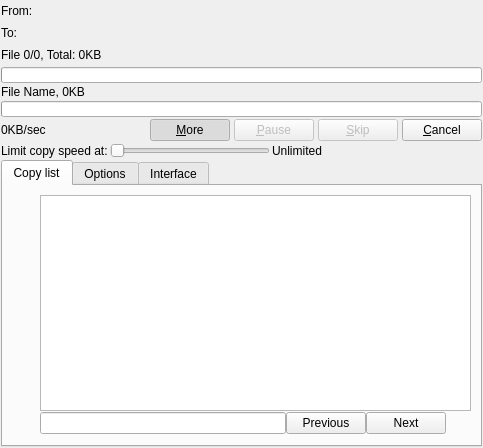
<?xml version="1.0" encoding="UTF-8"?>
<ui version="4.0">
 <class>interfaceCopy</class>
 <widget class="QWidget" name="interfaceCopy">
  <property name="geometry">
   <rect>
    <x>0</x>
    <y>0</y>
    <width>483</width>
    <height>448</height>
   </rect>
  </property>
  <property name="windowTitle">
   <string notr="true">Ultracopier</string>
  </property>
  <property name="windowIcon">
   <iconset resource="resources.qrc">
    <normaloff>:/resources/main.png</normaloff>:/resources/main.png</iconset>
  </property>
  <layout class="QVBoxLayout">
   <property name="spacing">
    <number>2</number>
   </property>
   <property name="margin">
    <number>1</number>
   </property>
   <item>
    <layout class="QHBoxLayout">
     <property name="spacing">
      <number>2</number>
     </property>
     <item>
      <widget class="QLabel" name="from_label">
       <property name="text">
        <string>From:</string>
       </property>
      </widget>
     </item>
     <item>
      <widget class="QLabel" name="from">
       <property name="text">
        <string/>
       </property>
      </widget>
     </item>
     <item>
      <spacer name="horizontalSpacer_5">
       <property name="orientation">
        <enum>Qt::Horizontal</enum>
       </property>
       <property name="sizeHint" stdset="0">
        <size>
         <width>40</width>
         <height>20</height>
        </size>
       </property>
      </spacer>
     </item>
    </layout>
   </item>
   <item>
    <layout class="QHBoxLayout">
     <property name="spacing">
      <number>5</number>
     </property>
     <item>
      <widget class="QLabel" name="to_label">
       <property name="text">
        <string>To:</string>
       </property>
      </widget>
     </item>
     <item>
      <widget class="QLabel" name="to">
       <property name="text">
        <string/>
       </property>
      </widget>
     </item>
     <item>
      <spacer name="horizontalSpacer_4">
       <property name="orientation">
        <enum>Qt::Horizontal</enum>
       </property>
       <property name="sizeHint" stdset="0">
        <size>
         <width>40</width>
         <height>20</height>
        </size>
       </property>
      </spacer>
     </item>
    </layout>
   </item>
   <item>
    <layout class="QHBoxLayout" name="horizontalLayout_4">
     <item>
      <widget class="QLabel" name="overall">
       <property name="text">
        <string notr="true">File 0/0, Total: 0KB</string>
       </property>
      </widget>
     </item>
     <item>
      <widget class="QLabel" name="labelTimeRemaining">
       <property name="text">
        <string notr="true">&lt;!DOCTYPE HTML PUBLIC &quot;-//W3C//DTD HTML 4.0//EN&quot; &quot;http://www.w3.org/TR/REC-html40/strict.dtd&quot;&gt;
&lt;html&gt;&lt;head&gt;&lt;meta name=&quot;qrichtext&quot; content=&quot;1&quot; /&gt;&lt;style type=&quot;text/css&quot;&gt;
p, li { white-space: pre-wrap; }
&lt;/style&gt;&lt;/head&gt;&lt;body style=&quot; font-family:'Sans Serif'; font-size:9pt; font-weight:400; font-style:normal;&quot;&gt;&amp;nbsp;&lt;/body&gt;&lt;/html&gt;</string>
       </property>
       <property name="alignment">
        <set>Qt::AlignRight|Qt::AlignTrailing|Qt::AlignVCenter</set>
       </property>
      </widget>
     </item>
     <item>
      <widget class="QToolButton" name="shutdown">
       <property name="maximumSize">
        <size>
         <width>20</width>
         <height>20</height>
        </size>
       </property>
       <property name="toolTip">
        <string>Shutdown when is finish</string>
       </property>
       <property name="icon">
        <iconset resource="resources.qrc">
         <normaloff>:/resources/SystemTrayIcon/exit.png</normaloff>:/resources/SystemTrayIcon/exit.png</iconset>
       </property>
       <property name="checkable">
        <bool>true</bool>
       </property>
       <property name="autoRaise">
        <bool>true</bool>
       </property>
      </widget>
     </item>
    </layout>
   </item>
   <item>
    <widget class="QProgressBar" name="progressBar_all">
     <property name="maximumSize">
      <size>
       <width>16777215</width>
       <height>16</height>
      </size>
     </property>
     <property name="maximum">
      <number>65535</number>
     </property>
    </widget>
   </item>
   <item>
    <widget class="QLabel" name="current_file">
     <property name="text">
      <string notr="true">File Name, 0KB</string>
     </property>
    </widget>
   </item>
   <item>
    <widget class="QProgressBar" name="progressBar_file">
     <property name="maximumSize">
      <size>
       <width>16777215</width>
       <height>16</height>
      </size>
     </property>
     <property name="maximum">
      <number>65535</number>
     </property>
    </widget>
   </item>
   <item>
    <layout class="QHBoxLayout">
     <property name="spacing">
      <number>4</number>
     </property>
     <item>
      <widget class="QLabel" name="currentSpeed">
       <property name="minimumSize">
        <size>
         <width>60</width>
         <height>0</height>
        </size>
       </property>
       <property name="text">
        <string>0KB/sec</string>
       </property>
      </widget>
     </item>
     <item>
      <spacer>
       <property name="orientation">
        <enum>Qt::Horizontal</enum>
       </property>
       <property name="sizeHint" stdset="0">
        <size>
         <width>40</width>
         <height>20</height>
        </size>
       </property>
      </spacer>
     </item>
     <item>
      <widget class="QPushButton" name="moreButton">
       <property name="text">
        <string>&amp;More</string>
       </property>
       <property name="icon">
        <iconset resource="resources.qrc">
         <normaloff>:/resources/moveDown.png</normaloff>:/resources/moveDown.png</iconset>
       </property>
       <property name="checkable">
        <bool>true</bool>
       </property>
       <property name="checked">
        <bool>true</bool>
       </property>
      </widget>
     </item>
     <item>
      <widget class="QPushButton" name="pauseButton">
       <property name="enabled">
        <bool>false</bool>
       </property>
       <property name="text">
        <string>&amp;Pause</string>
       </property>
       <property name="icon">
        <iconset resource="resources.qrc">
         <normaloff>:/resources/player_pause.png</normaloff>:/resources/player_pause.png</iconset>
       </property>
      </widget>
     </item>
     <item>
      <widget class="QPushButton" name="skipButton">
       <property name="enabled">
        <bool>false</bool>
       </property>
       <property name="text">
        <string>&amp;Skip</string>
       </property>
       <property name="icon">
        <iconset resource="resources.qrc">
         <normaloff>:/resources/player_end.png</normaloff>:/resources/player_end.png</iconset>
       </property>
      </widget>
     </item>
     <item>
      <widget class="QPushButton" name="cancelButton">
       <property name="text">
        <string>&amp;Cancel</string>
       </property>
       <property name="icon">
        <iconset resource="resources.qrc">
         <normaloff>:/resources/cancel.png</normaloff>:/resources/cancel.png</iconset>
       </property>
      </widget>
     </item>
    </layout>
   </item>
   <item>
    <layout class="QHBoxLayout" name="limitSpeedAsMain">
     <item>
      <widget class="QLabel" name="label_Slider_speed">
       <property name="text">
        <string>Limit copy speed at:</string>
       </property>
      </widget>
     </item>
     <item>
      <widget class="QSlider" name="SliderSpeed">
       <property name="maximum">
        <number>5</number>
       </property>
       <property name="orientation">
        <enum>Qt::Horizontal</enum>
       </property>
      </widget>
     </item>
     <item>
      <widget class="QLabel" name="label_SpeedMaxValue">
       <property name="text">
        <string>Unlimited</string>
       </property>
      </widget>
     </item>
     <item>
      <spacer>
       <property name="orientation">
        <enum>Qt::Horizontal</enum>
       </property>
       <property name="sizeHint" stdset="0">
        <size>
         <width>40</width>
         <height>1</height>
        </size>
       </property>
      </spacer>
     </item>
    </layout>
   </item>
   <item>
    <widget class="QTabWidget" name="tabWidget">
     <property name="currentIndex">
      <number>0</number>
     </property>
     <widget class="QWidget" name="tab">
      <attribute name="icon">
       <iconset>
        <normaloff>:/styles/kde3/player_playlist.png</normaloff>:/styles/kde3/player_playlist.png</iconset>
      </attribute>
      <attribute name="title">
       <string>Copy list</string>
      </attribute>
      <layout class="QHBoxLayout">
       <item>
        <layout class="QVBoxLayout">
         <property name="spacing">
          <number>1</number>
         </property>
         <item>
          <widget class="QToolButton" name="putOnTop">
           <property name="minimumSize">
            <size>
             <width>22</width>
             <height>22</height>
            </size>
           </property>
           <property name="maximumSize">
            <size>
             <width>22</width>
             <height>22</height>
            </size>
           </property>
           <property name="icon">
            <iconset resource="resources.qrc">
             <normaloff>:/resources/putOnTop.png</normaloff>:/resources/putOnTop.png</iconset>
           </property>
           <property name="autoRaise">
            <bool>true</bool>
           </property>
          </widget>
         </item>
         <item>
          <widget class="QToolButton" name="pushUp">
           <property name="minimumSize">
            <size>
             <width>22</width>
             <height>22</height>
            </size>
           </property>
           <property name="maximumSize">
            <size>
             <width>22</width>
             <height>22</height>
            </size>
           </property>
           <property name="icon">
            <iconset resource="resources.qrc">
             <normaloff>:/resources/moveUp.png</normaloff>:/resources/moveUp.png</iconset>
           </property>
           <property name="autoRaise">
            <bool>true</bool>
           </property>
          </widget>
         </item>
         <item>
          <widget class="QToolButton" name="pushDown">
           <property name="minimumSize">
            <size>
             <width>22</width>
             <height>22</height>
            </size>
           </property>
           <property name="maximumSize">
            <size>
             <width>22</width>
             <height>22</height>
            </size>
           </property>
           <property name="icon">
            <iconset resource="resources.qrc">
             <normaloff>:/resources/moveDown.png</normaloff>:/resources/moveDown.png</iconset>
           </property>
           <property name="autoRaise">
            <bool>true</bool>
           </property>
          </widget>
         </item>
         <item>
          <widget class="QToolButton" name="putOnBottom">
           <property name="minimumSize">
            <size>
             <width>22</width>
             <height>22</height>
            </size>
           </property>
           <property name="maximumSize">
            <size>
             <width>22</width>
             <height>22</height>
            </size>
           </property>
           <property name="icon">
            <iconset resource="resources.qrc">
             <normaloff>:/resources/putOnBottom.png</normaloff>:/resources/putOnBottom.png</iconset>
           </property>
           <property name="autoRaise">
            <bool>true</bool>
           </property>
          </widget>
         </item>
         <item>
          <widget class="QToolButton" name="add">
           <property name="minimumSize">
            <size>
             <width>22</width>
             <height>22</height>
            </size>
           </property>
           <property name="maximumSize">
            <size>
             <width>22</width>
             <height>22</height>
            </size>
           </property>
           <property name="icon">
            <iconset resource="resources.qrc">
             <normaloff>:/resources/add.png</normaloff>:/resources/add.png</iconset>
           </property>
           <property name="popupMode">
            <enum>QToolButton::InstantPopup</enum>
           </property>
           <property name="autoRaise">
            <bool>true</bool>
           </property>
          </widget>
         </item>
         <item>
          <widget class="QToolButton" name="del">
           <property name="minimumSize">
            <size>
             <width>22</width>
             <height>22</height>
            </size>
           </property>
           <property name="maximumSize">
            <size>
             <width>22</width>
             <height>22</height>
            </size>
           </property>
           <property name="icon">
            <iconset resource="resources.qrc">
             <normaloff>:/resources/remove.png</normaloff>:/resources/remove.png</iconset>
           </property>
           <property name="autoRaise">
            <bool>true</bool>
           </property>
          </widget>
         </item>
         <item>
          <widget class="QToolButton" name="searchButton">
           <property name="minimumSize">
            <size>
             <width>22</width>
             <height>22</height>
            </size>
           </property>
           <property name="maximumSize">
            <size>
             <width>22</width>
             <height>22</height>
            </size>
           </property>
           <property name="toolTip">
            <string>Ctrl+F</string>
           </property>
           <property name="icon">
            <iconset resource="resources.qrc">
             <normaloff>:/resources/search.png</normaloff>:/resources/search.png</iconset>
           </property>
           <property name="checkable">
            <bool>true</bool>
           </property>
           <property name="autoRaise">
            <bool>true</bool>
           </property>
          </widget>
         </item>
         <item>
          <widget class="QToolButton" name="exportTransferList">
           <property name="minimumSize">
            <size>
             <width>22</width>
             <height>22</height>
            </size>
           </property>
           <property name="maximumSize">
            <size>
             <width>22</width>
             <height>22</height>
            </size>
           </property>
           <property name="icon">
            <iconset resource="resources.qrc">
             <normaloff>:/resources/export-transfer-list.png</normaloff>:/resources/export-transfer-list.png</iconset>
           </property>
           <property name="autoRaise">
            <bool>true</bool>
           </property>
          </widget>
         </item>
         <item>
          <widget class="QToolButton" name="importTransferList">
           <property name="minimumSize">
            <size>
             <width>22</width>
             <height>22</height>
            </size>
           </property>
           <property name="maximumSize">
            <size>
             <width>22</width>
             <height>22</height>
            </size>
           </property>
           <property name="icon">
            <iconset resource="resources.qrc">
             <normaloff>:/resources/import-transfer-list.png</normaloff>:/resources/import-transfer-list.png</iconset>
           </property>
           <property name="autoRaise">
            <bool>true</bool>
           </property>
          </widget>
         </item>
         <item>
          <spacer>
           <property name="orientation">
            <enum>Qt::Vertical</enum>
           </property>
           <property name="sizeHint" stdset="0">
            <size>
             <width>20</width>
             <height>40</height>
            </size>
           </property>
          </spacer>
         </item>
        </layout>
       </item>
       <item>
        <layout class="QVBoxLayout" name="verticalLayout_3">
         <property name="spacing">
          <number>0</number>
         </property>
         <item>
          <widget class="QTreeView" name="TransferList">
           <property name="selectionMode">
            <enum>QAbstractItemView::ExtendedSelection</enum>
           </property>
           <property name="rootIsDecorated">
            <bool>false</bool>
           </property>
           <property name="uniformRowHeights">
            <bool>true</bool>
           </property>
          </widget>
         </item>
         <item>
          <layout class="QHBoxLayout" name="horizontalLayoutSearch">
           <property name="spacing">
            <number>0</number>
           </property>
           <item>
            <widget class="QLineEdit" name="lineEditSearch"/>
           </item>
           <item>
            <widget class="QPushButton" name="pushButtonSearchPrev">
             <property name="text">
              <string>Previous</string>
             </property>
            </widget>
           </item>
           <item>
            <widget class="QPushButton" name="pushButtonSearchNext">
             <property name="text">
              <string>Next</string>
             </property>
            </widget>
           </item>
           <item>
            <widget class="QPushButton" name="pushButtonCloseSearch">
             <property name="minimumSize">
              <size>
               <width>25</width>
               <height>25</height>
              </size>
             </property>
             <property name="maximumSize">
              <size>
               <width>25</width>
               <height>25</height>
              </size>
             </property>
             <property name="icon">
              <iconset resource="resources.qrc">
               <normaloff>:/resources/remove.png</normaloff>:/resources/remove.png</iconset>
             </property>
             <property name="flat">
              <bool>true</bool>
             </property>
            </widget>
           </item>
          </layout>
         </item>
        </layout>
       </item>
      </layout>
     </widget>
     <widget class="QWidget" name="tab_2">
      <attribute name="icon">
       <iconset>
        <normaloff>:/styles/kde3/tools.png</normaloff>:/styles/kde3/tools.png</iconset>
      </attribute>
      <attribute name="title">
       <string>Options</string>
      </attribute>
      <layout class="QVBoxLayout">
       <property name="spacing">
        <number>3</number>
       </property>
       <item>
        <widget class="QGroupBox" name="groupBoxCopyEnd">
         <property name="title">
          <string>Copy end</string>
         </property>
         <layout class="QHBoxLayout">
          <property name="spacing">
           <number>2</number>
          </property>
          <property name="leftMargin">
           <number>2</number>
          </property>
          <property name="topMargin">
           <number>0</number>
          </property>
          <property name="rightMargin">
           <number>2</number>
          </property>
          <property name="bottomMargin">
           <number>1</number>
          </property>
          <item>
           <widget class="QLabel" name="label_copyEnd">
            <property name="text">
             <string>At the end of the copy: </string>
            </property>
           </widget>
          </item>
          <item>
           <spacer>
            <property name="orientation">
             <enum>Qt::Horizontal</enum>
            </property>
            <property name="sizeHint" stdset="0">
             <size>
              <width>16</width>
              <height>20</height>
             </size>
            </property>
           </spacer>
          </item>
          <item>
           <widget class="QComboBox" name="comboBox_copyEnd">
            <property name="sizePolicy">
             <sizepolicy hsizetype="Fixed" vsizetype="Fixed">
              <horstretch>0</horstretch>
              <verstretch>0</verstretch>
             </sizepolicy>
            </property>
            <property name="minimumSize">
             <size>
              <width>210</width>
              <height>0</height>
             </size>
            </property>
            <property name="maximumSize">
             <size>
              <width>210</width>
              <height>22</height>
             </size>
            </property>
            <item>
             <property name="text">
              <string>Don't close if errors are found</string>
             </property>
            </item>
            <item>
             <property name="text">
              <string>Never close</string>
             </property>
            </item>
            <item>
             <property name="text">
              <string>Always close</string>
             </property>
            </item>
           </widget>
          </item>
         </layout>
        </widget>
       </item>
       <item>
        <widget class="QGroupBox" name="groupBoxSpeedLimit">
         <property name="title">
          <string>Speed limit</string>
         </property>
         <layout class="QHBoxLayout">
          <property name="spacing">
           <number>2</number>
          </property>
          <property name="leftMargin">
           <number>2</number>
          </property>
          <property name="topMargin">
           <number>0</number>
          </property>
          <property name="rightMargin">
           <number>2</number>
          </property>
          <property name="bottomMargin">
           <number>1</number>
          </property>
          <item>
           <widget class="QCheckBox" name="checkBox_limitSpeed">
            <property name="text">
             <string>Limit copy speed at:</string>
            </property>
           </widget>
          </item>
          <item>
           <widget class="QSpinBox" name="limitSpeed">
            <property name="enabled">
             <bool>false</bool>
            </property>
            <property name="suffix">
             <string> KB/s</string>
            </property>
            <property name="minimum">
             <number>1</number>
            </property>
            <property name="maximum">
             <number>999999</number>
            </property>
           </widget>
          </item>
          <item>
           <spacer>
            <property name="orientation">
             <enum>Qt::Horizontal</enum>
            </property>
            <property name="sizeType">
             <enum>QSizePolicy::Fixed</enum>
            </property>
            <property name="sizeHint" stdset="0">
             <size>
              <width>138</width>
              <height>10</height>
             </size>
            </property>
           </spacer>
          </item>
         </layout>
        </widget>
       </item>
       <item>
        <widget class="QGroupBox" name="groupBoxFileCollisions">
         <property name="title">
          <string>File collisions</string>
         </property>
         <layout class="QHBoxLayout">
          <property name="spacing">
           <number>2</number>
          </property>
          <property name="leftMargin">
           <number>2</number>
          </property>
          <property name="topMargin">
           <number>0</number>
          </property>
          <property name="rightMargin">
           <number>2</number>
          </property>
          <property name="bottomMargin">
           <number>1</number>
          </property>
          <item>
           <widget class="QLabel" name="label_fileCollisions">
            <property name="text">
             <string>What to do: </string>
            </property>
           </widget>
          </item>
          <item>
           <spacer>
            <property name="orientation">
             <enum>Qt::Horizontal</enum>
            </property>
            <property name="sizeHint" stdset="0">
             <size>
              <width>31</width>
              <height>20</height>
             </size>
            </property>
           </spacer>
          </item>
          <item>
           <widget class="QComboBox" name="comboBox_fileCollisions">
            <property name="minimumSize">
             <size>
              <width>210</width>
              <height>0</height>
             </size>
            </property>
            <property name="maximumSize">
             <size>
              <width>16777215</width>
              <height>22</height>
             </size>
            </property>
           </widget>
          </item>
         </layout>
        </widget>
       </item>
       <item>
        <widget class="QGroupBox" name="groupBoxCopyErrors">
         <property name="title">
          <string>Copy errors</string>
         </property>
         <layout class="QHBoxLayout">
          <property name="spacing">
           <number>2</number>
          </property>
          <property name="leftMargin">
           <number>2</number>
          </property>
          <property name="topMargin">
           <number>0</number>
          </property>
          <property name="rightMargin">
           <number>2</number>
          </property>
          <property name="bottomMargin">
           <number>1</number>
          </property>
          <item>
           <widget class="QLabel" name="label_copyErrors">
            <property name="text">
             <string>What to do: </string>
            </property>
           </widget>
          </item>
          <item>
           <spacer>
            <property name="orientation">
             <enum>Qt::Horizontal</enum>
            </property>
            <property name="sizeHint" stdset="0">
             <size>
              <width>40</width>
              <height>20</height>
             </size>
            </property>
           </spacer>
          </item>
          <item>
           <widget class="QComboBox" name="comboBox_copyErrors">
            <property name="minimumSize">
             <size>
              <width>210</width>
              <height>0</height>
             </size>
            </property>
            <property name="maximumSize">
             <size>
              <width>210</width>
              <height>22</height>
             </size>
            </property>
           </widget>
          </item>
         </layout>
        </widget>
       </item>
       <item>
        <spacer>
         <property name="orientation">
          <enum>Qt::Vertical</enum>
         </property>
         <property name="sizeHint" stdset="0">
          <size>
           <width>360</width>
           <height>21</height>
          </size>
         </property>
        </spacer>
       </item>
      </layout>
     </widget>
     <widget class="QWidget" name="tab_3">
      <attribute name="icon">
       <iconset>
        <normaloff>:/styles/kde3/player_playlist.png</normaloff>:/styles/kde3/player_playlist.png</iconset>
      </attribute>
      <attribute name="title">
       <string>Interface</string>
      </attribute>
      <layout class="QVBoxLayout" name="verticalLayout">
       <item>
        <layout class="QFormLayout" name="formLayout">
         <property name="fieldGrowthPolicy">
          <enum>QFormLayout::ExpandingFieldsGrow</enum>
         </property>
         <item row="0" column="0">
          <widget class="QLabel" name="label_8">
           <property name="text">
            <string>Show speed as main informations</string>
           </property>
          </widget>
         </item>
         <item row="0" column="1">
          <widget class="QCheckBox" name="checkBoxShowSpeed">
           <property name="text">
            <string/>
           </property>
          </widget>
         </item>
        </layout>
       </item>
       <item>
        <spacer name="verticalSpacer">
         <property name="orientation">
          <enum>Qt::Vertical</enum>
         </property>
         <property name="sizeHint" stdset="0">
          <size>
           <width>20</width>
           <height>220</height>
          </size>
         </property>
        </spacer>
       </item>
      </layout>
     </widget>
    </widget>
   </item>
  </layout>
  <action name="actionAddFile">
   <property name="icon">
    <iconset resource="resources.qrc">
     <normaloff>:/resources/add.png</normaloff>:/resources/add.png</iconset>
   </property>
   <property name="text">
    <string>Add file</string>
   </property>
  </action>
  <action name="actionAddFolder">
   <property name="icon">
    <iconset resource="resources.qrc">
     <normaloff>:/resources/add.png</normaloff>:/resources/add.png</iconset>
   </property>
   <property name="text">
    <string>Add folder</string>
   </property>
  </action>
  <action name="actionAddFileToMove">
   <property name="icon">
    <iconset resource="resources.qrc">
     <normaloff>:/resources/add.png</normaloff>:/resources/add.png</iconset>
   </property>
   <property name="text">
    <string>Move file(s)</string>
   </property>
  </action>
  <action name="actionAddFolderToMove">
   <property name="icon">
    <iconset resource="resources.qrc">
     <normaloff>:/resources/add.png</normaloff>:/resources/add.png</iconset>
   </property>
   <property name="text">
    <string>Move folder</string>
   </property>
  </action>
  <action name="actionAddFileToCopy">
   <property name="icon">
    <iconset resource="resources.qrc">
     <normaloff>:/resources/add.png</normaloff>:/resources/add.png</iconset>
   </property>
   <property name="text">
    <string>Copy file(s)</string>
   </property>
  </action>
  <action name="actionAddFolderToCopy">
   <property name="icon">
    <iconset resource="resources.qrc">
     <normaloff>:/resources/add.png</normaloff>:/resources/add.png</iconset>
   </property>
   <property name="text">
    <string>Copy folder</string>
   </property>
  </action>
 </widget>
 <resources>
  <include location="resources.qrc"/>
 </resources>
 <connections>
  <connection>
   <sender>moreButton</sender>
   <signal>toggled(bool)</signal>
   <receiver>tabWidget</receiver>
   <slot>setVisible(bool)</slot>
   <hints>
    <hint type="sourcelabel">
     <x>218</x>
     <y>144</y>
    </hint>
    <hint type="destinationlabel">
     <x>149</x>
     <y>305</y>
    </hint>
   </hints>
  </connection>
  <connection>
   <sender>checkBox_limitSpeed</sender>
   <signal>clicked(bool)</signal>
   <receiver>limitSpeed</receiver>
   <slot>setEnabled(bool)</slot>
   <hints>
    <hint type="sourcelabel">
     <x>121</x>
     <y>304</y>
    </hint>
    <hint type="destinationlabel">
     <x>328</x>
     <y>305</y>
    </hint>
   </hints>
  </connection>
 </connections>
</ui>
